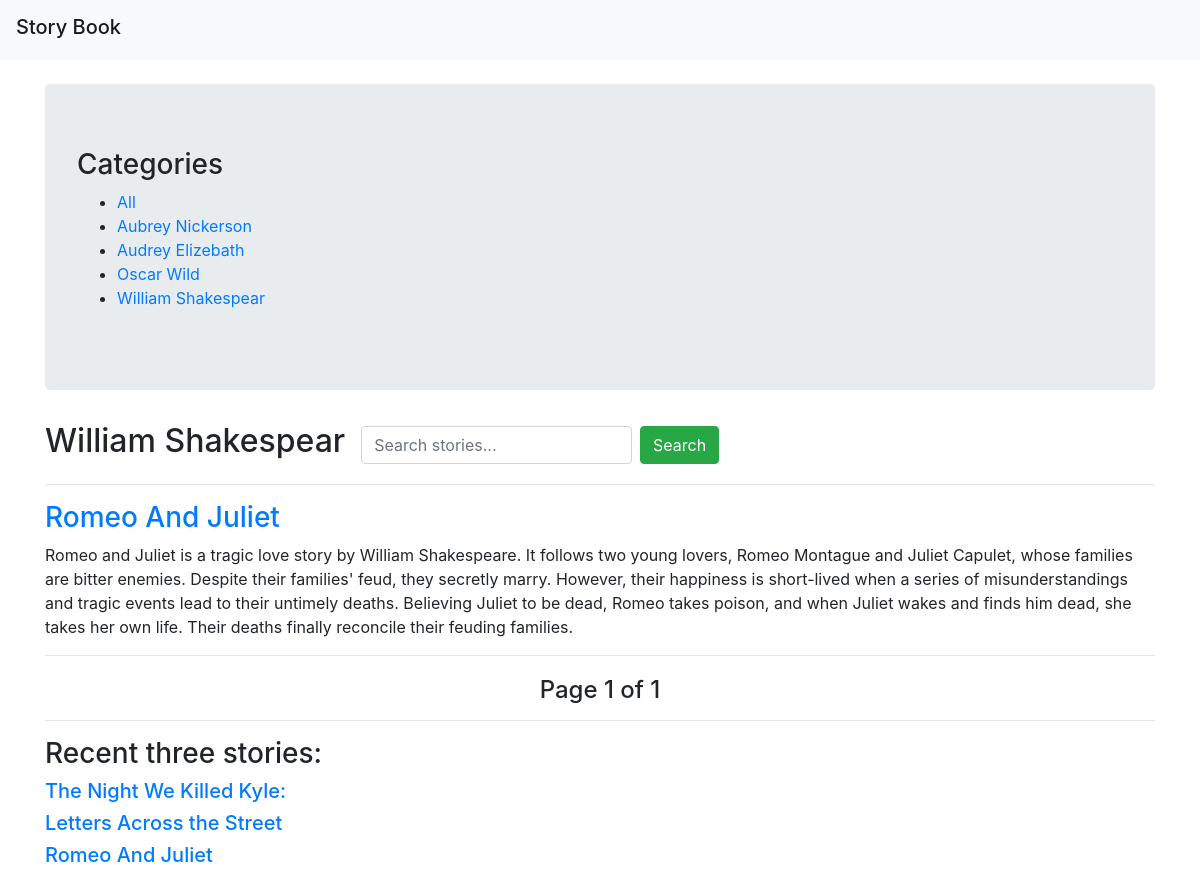
The page /category/Willia-Shakespear/ on the database its author committed.
### book/models.py (models this page shows, shortened)
class Category(models.Model):
    name = models.CharField(max_length=150, db_index=True)
    slug = models.SlugField(unique=True)
    class Meta:
        ordering = ('name',)

class Story(models.Model):
    category = models.ForeignKey(Category, on_delete=models.CASCADE, related_name="stories")
    title = models.CharField(max_length=150)
    description = models.TextField(blank=True, null=True)
    body = models.TextField()
    published_at = models.DateTimeField(auto_now_add=True)
    class Meta:
        ordering = ('-published_at',)
    def get_absolute_url(self):
        return reverse('book:story_detail', args=[self.id])

### book/views.py (the view)
# urls.py: path('', views.story_list, name='story_list'),
def story_list(request, category_slug=None):
    category = None
    categories = Category.objects.all()
    stories = Story.objects.all()
    if category_slug:
        category = get_object_or_404(Category, slug=category_slug)
        stories = stories.filter(category=category)
    paginator = Paginator(stories, 4)  # 4 stories per page
    page = request.GET.get('page')
    stories = paginator.get_page(page)
    all_story=list(Story.objects.all())
    recent_story=all_story[:3]
    return render(request, 'book/story_list.html', {
        'categories': categories,
        'stories': stories,
        'category': category,
        'page': page,
        'recent_story':recent_story,
    })

### book/templates/book/story_list.html (shortened to what this page needs)
{% extends 'base.html' %}
{% block body %}
<div class="jumbotron">
    <h3>Categories</h3>
    <ul>
        <li><a href="{% url 'book:story_list' %}">All</a></li>
        {% for category in categories %}
            <li>
                <a href="{% url 'book:story_category' category.slug %}">{{ category.name }}</a>
            </li>
        {% endfor %}
    </ul>
</div>
<div class="d-flex align-items-center mb-3">
    <h2 class="mr-3">{% if category %}{{ category.name }}{% else %}All Stories{% endif %}</h2>
    <form action="{% url 'book:search_story' %}" method="get" class="d-flex">
        <input type="text" name="search" class="form-control mr-2" placeholder="Search stories..." style="width: 75%;">
        <button type="submit" class="btn btn-success">Search</button>
    </form>
</div>
<hr>
{% for story in stories %}
    <div class="mt-3">
        <h3><a href="{{ story.get_absolute_url }}">{{ story.title }}</a></h3>
        <p>{{ story.description }}</p>
    </div>
{% endfor %}
<hr>
<h4 style="display: flex; justify-content: center; align-items: center; margin-top: 20px;">
    {% include 'pagination.html' with page=stories %}
</h4>
<hr>
<h3>Recent three stories:</h3>
{% for x in recent_story %}
<h5><a href="{{ story.get_absolute_url }}">{{ x.title }}</a></h5>
{% endfor %}
{% endblock %}

### rows shown on the page
Category: name "Aubrey Nickerson"
Category: name "Audrey Elizebath"
Category: name "Oscar Wild"
Category: name "William Shakespear"
Story: title "Romeo And Juliet", description "Romeo and Juliet is a tragic love story by William Shakespeare. It follows two young lovers, Romeo Montague and Juliet Capulet, whose families are bitter enemies. Despite their families' feud, they secretly marry. However, their happiness is short-lived when a series of misunderstandings and tragic events lead to their untimely deaths. Believing Juliet to be dead, Romeo takes poison, and when Juliet wakes and finds him dead, she takes her own life. Their deaths finally reconcile their feuding families."
Story: title "The Night We Killed Kyle:"
Story: title "Letters Across the Street"

### other values the page prints
{{ page.number }} "1"
{{ page.paginator.num_pages }} "1"
